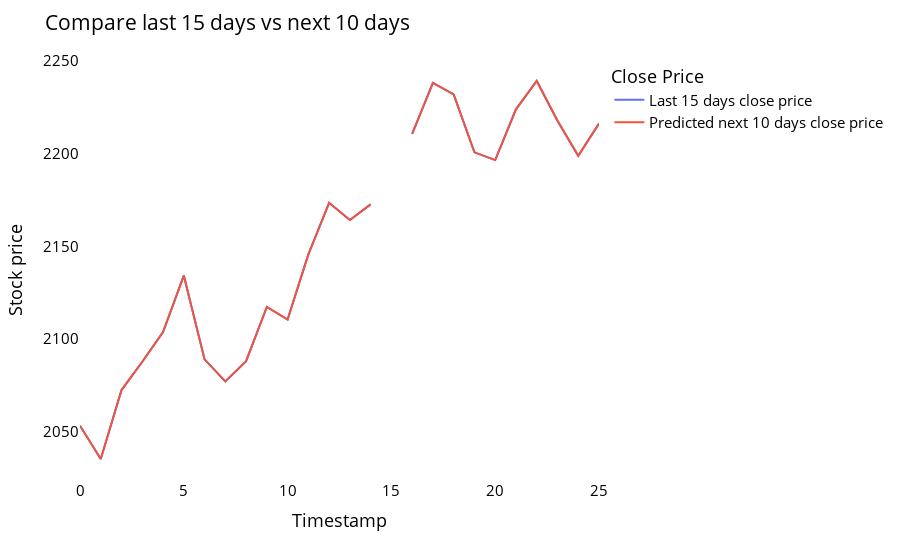

Notebook code for this chart:
### Code cell
temp_mat = np.empty((len(last_days)+pred_days+1,1))
temp_mat[:] = np.nan
temp_mat = temp_mat.reshape(1,-1).tolist()[0]

last_original_days_value = temp_mat
next_predicted_days_value = temp_mat

last_original_days_value[0:time_step+1] = scaler.inverse_transform(closedf[len(closedf)-time_step:]).reshape(1,-1).tolist()[0]
next_predicted_days_value[time_step+1:] = scaler.inverse_transform(np.array(lst_output).reshape(-1,1)).reshape(1,-1).tolist()[0]

new_pred_plot = pd.DataFrame({
    'last_original_days_value':last_original_days_value,
    'next_predicted_days_value':next_predicted_days_value
})

names = cycle(['Last 15 days close price','Predicted next 10 days close price'])

fig = px.line(new_pred_plot,x=new_pred_plot.index, y=[new_pred_plot['last_original_days_value'],
                                                      new_pred_plot['next_predicted_days_value']],
              labels={'value': 'Stock price','index': 'Timestamp'})
fig.update_layout(title_text='Compare last 15 days vs next 10 days',
                  plot_bgcolor='white', font_size=15, font_color='black',legend_title_text='Close Price')
fig.for_each_trace(lambda t:  t.update(name = next(names)))
fig.update_xaxes(showgrid=False)
fig.update_yaxes(showgrid=False)
fig.show()

### Figure 1 — Plotly figure (JSON) as saved in the notebook; plotly's stock layout.template omitted (floating-point values rounded to 4 significant figures)
{"data": [{"hovertemplate": "variable=last_original_days_value<br>Timestamp=%{x}<br>Stock price=%{y}<extra></extra>", "legendgroup": "last_original_days_value", "line": {"color": "#636efa", "dash": "solid"}, "marker": {"symbol": "circle"}, "mode": "lines", "name": "Last 15 days close price", "orientation": "v", "showlegend": true, "type": "scatter", "x": [0, 1, 2, 3, 4, 5, 6, 7, 8, 9, 10, 11, 12, 13, 14, 15, 16, 17, 18, 19, 20, 21, 22, 23, 24, 25], "xaxis": "x", "y": [2053.0, 2035.0, 2072.0, 2088.0, 2104.0, 2134.0, 2089.0, 2077.0, 2088.0, 2117.0, 2110.0, 2146.0, 2174.0, 2164.0, 2173.0, null, 2211.0, 2238.0, 2232.0, 2201.0, 2197.0, 2224.0, 2239.0, 2218.0, 2199.0, 2216.0], "yaxis": "y"}, {"hovertemplate": "variable=next_predicted_days_value<br>Timestamp=%{x}<br>Stock price=%{y}<extra></extra>", "legendgroup": "next_predicted_days_value", "line": {"color": "#EF553B", "dash": "solid"}, "marker": {"symbol": "circle"}, "mode": "lines", "name": "Predicted next 10 days close price", "orientation": "v", "showlegend": true, "type": "scatter", "x": [0, 1, 2, 3, 4, 5, 6, 7, 8, 9, 10, 11, 12, 13, 14, 15, 16, 17, 18, 19, 20, 21, 22, 23, 24, 25], "xaxis": "x", "y": [2053.0, 2035.0, 2072.0, 2088.0, 2104.0, 2134.0, 2089.0, 2077.0, 2088.0, 2117.0, 2110.0, 2146.0, 2174.0, 2164.0, 2173.0, null, 2211.0, 2238.0, 2232.0, 2201.0, 2197.0, 2224.0, 2239.0, 2218.0, 2199.0, 2216.0], "yaxis": "y"}], "layout": {"autosize": true, "font": {"color": "black", "size": 15}, "legend": {"title": {"text": "Close Price"}, "tracegroupgap": 0}, "margin": {"t": 60}, "plot_bgcolor": "white", "title": {"text": "Compare last 15 days vs next 10 days"}, "xaxis": {"anchor": "y", "autorange": true, "domain": [0, 1], "range": [0, 25], "showgrid": false, "title": {"text": "Timestamp"}, "type": "linear"}, "yaxis": {"anchor": "x", "autorange": true, "domain": [0, 1], "range": [2024.0, 2251.0], "showgrid": false, "title": {"text": "Stock price"}, "type": "linear"}}}
